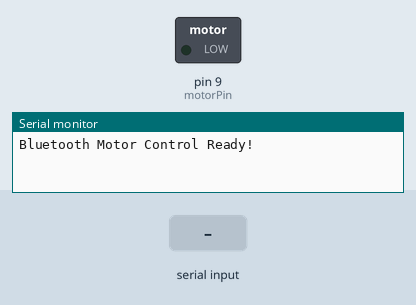
Recording of a sketch running on a simulated Arduino Uno, built with avr-gcc and run on an emulated ATmega328P. On the bench: switched loads named in the sketch (green lamp = pin HIGH), the last lines printed to the serial monitor. The inputs (shaded band) are chosen by the test bench.

Above: at 1.2 s.
1.3 s: "1\n" received over Serial
At 2.0 s:
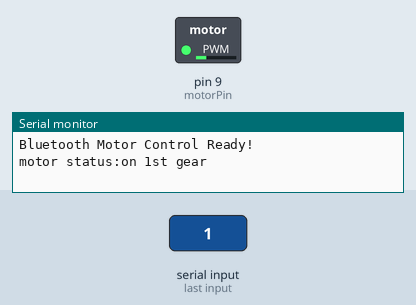
2.8 s: byte 50 ('2') received over Serial
At 3.2 s:
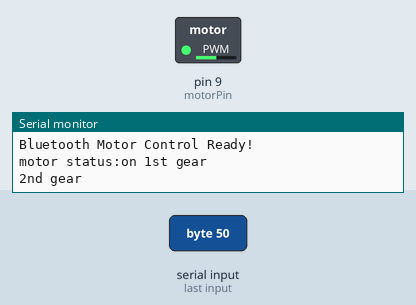
4.3 s: byte 52 ('4') received over Serial
At 5.5 s:
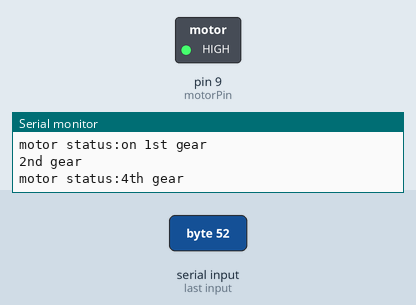
5.8 s: byte 51 ('3') received over Serial
At 6.7 s:
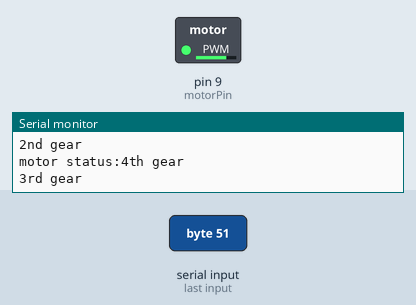
7.3 s: byte 48 ('0') received over Serial
At 7.8 s:
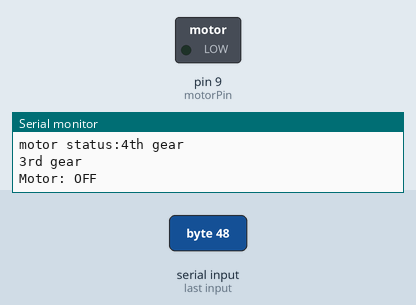
8.8 s: "2\n" received over Serial
At 10.1 s:
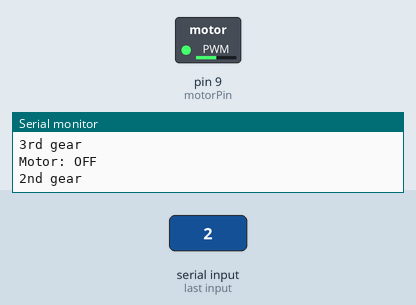
Timing chart, 0 to 11.3 s (numbered marks = the images above; inputs shaded):
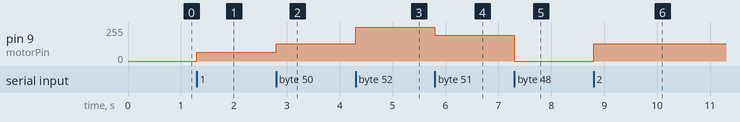

The sketch:

WirelessMotorControl.ino
```cpp
const int motorPin = 9;

void setup() {

  Serial.begin(9600);

  pinMode(motorPin, OUTPUT);
  analogWrite(motorPin, 0);

  Serial.println("Bluetooth Motor Control Ready!");

}

void loop() {
  if (Serial.available()) {
    char val = Serial.read();

    if (val == '\n' || val == '\r') return;

    if (val == '1') {
      analogWrite(motorPin,64);
      Serial.println("motor status:on 1st gear");
    }
    else if(val =='2') {
      analogWrite(motorPin,129);
      Serial.println("2nd gear");
    }
    else if (val == '3') {
        analogWrite(motorPin,192);
      Serial.println("3rd gear");
    }
    else if( val =='4'){
      analogWrite(motorPin,255);
      Serial.println("motor status:4th gear");
    }
    else if (val == '0') {
      analogWrite(motorPin, 0);
      Serial.println("Motor: OFF");
    }
    else {
      Serial.println("Invalid! Send only 4,3,2,1 or 0");
    }
  }
}
```

Measured:
- after the input at 1.3 s, pin 9 (motorPin): 0/255 → 64/255 at once
- after the input at 2.8 s, pin 9 (motorPin): 64/255 → 129/255 at once
- after the input at 4.3 s, pin 9 (motorPin): 129/255 → 255/255 at once
- after the input at 5.8 s, pin 9 (motorPin): 255/255 → 192/255 at once
- after the input at 7.3 s, pin 9 (motorPin): 192/255 → 0/255 at once
- after the input at 8.8 s, pin 9 (motorPin): 0/255 → 129/255 at once
